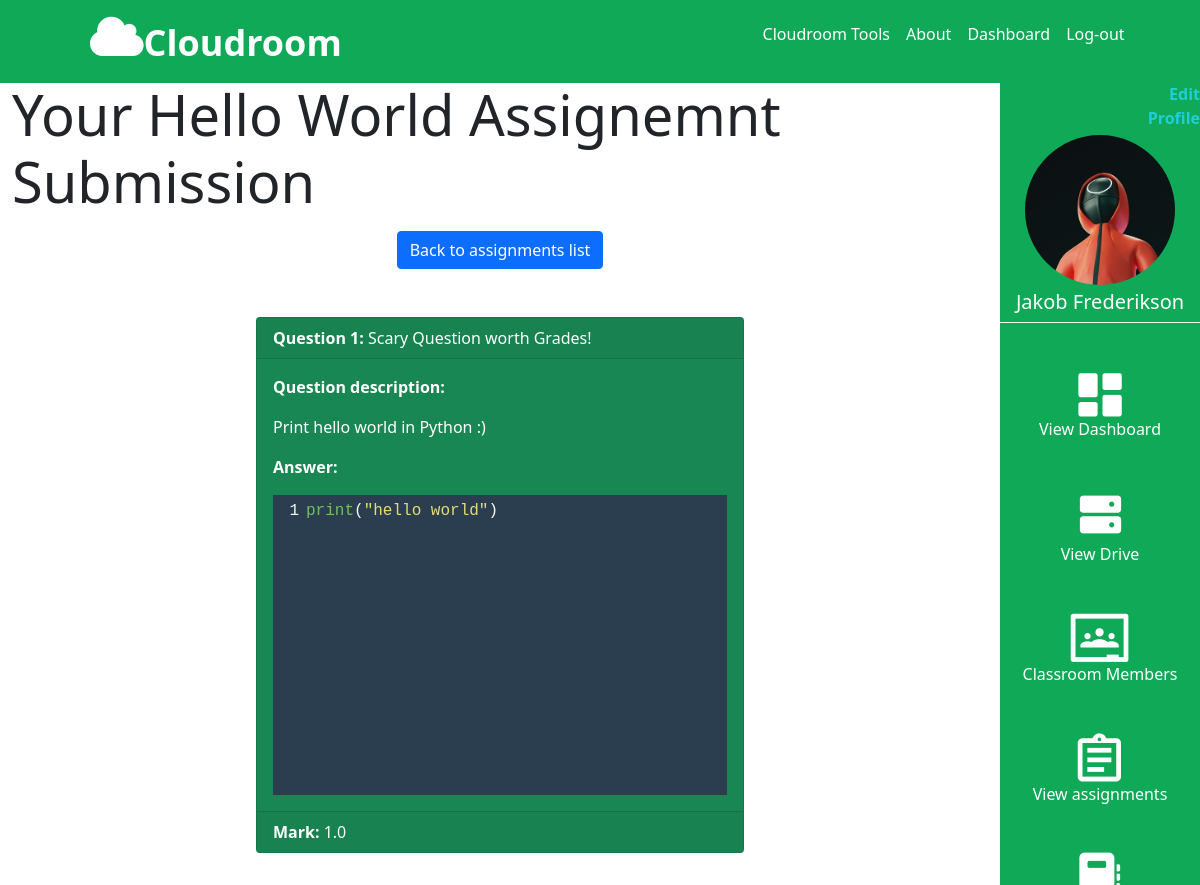
The page /classroom/1/1/assignments/1/student_submission/1 (signed in) on the database its author committed.
### CloudMain/models.py (models this page shows, shortened)
class Account(db.Model, UserMixin):
    id = db.Column(db.Integer(), primary_key=True)
    first_name = db.Column(db.String(length=30), nullable=False)
    last_name = db.Column(db.String(length=30), nullable=False)
    gender = db.Column(db.String(length=20), nullable=False)
    school = db.Column(db.String(length=50), nullable=False)
    nickname = db.Column(db.String(length=30), nullable=False)
    email = db.Column(db.String(length=20), nullable=False, unique=True)
    password_hash = db.Column(db.String(length=12), nullable=False)
    profile_pic = db.Column(db.String(length=20), nullable=False)
    account_type = db.Column(db.String(length=20), nullable=False)
    items = db.relationship('Upload_File', backref='owned_user', lazy=True)#Lazy gets all items from Upload_file
    poster = db.relationship('Post', backref='poster', lazy=True)  # Lazy gets all items from Upload_file
    papers = db.relationship('Paper', backref='tutor', lazy=True)
    comment = db.relationship('Comments', backref='commenter', lazy=True)
    assignment_submissions = db.relationship('StudentAssignmentSubmission', backref='student', lazy=True)
    question_submissions = db.relationship('StudentQuestionSubmission', backref='student', lazy=True)
    @property
    def password(self):
        return self.password

class Assignment(db.Model):
    __tablename__ = 'assignment'
    id = db.Column(db.Integer(), primary_key=True)
    name = db.Column(db.String(length=30), nullable=False)
    description = db.Column(db.String(), nullable = True)
    creationDate = db.Column(db.Date())
    dueDate = db.Column(db.Date())
    picture = db.Column(db.String(length=20), nullable=False)
    isPublished = db.Column(db.Boolean())
    teacher_id = db.Column(db.Integer())
    paper_id = db.Column(db.Integer(), db.ForeignKey('paper.id'), nullable = False)
    class_id = db.Column(db.Integer(), db.ForeignKey('classroom.id'), nullable = False)
    questions = db.relationship('Question', backref='owned_assignment', lazy=True)
    student_assignment_submissions = db.relationship('StudentAssignmentSubmission', backref='assignment', lazy=True)

class Question(db.Model):
    __tablename__ = 'question'
    id = db.Column(db.Integer(), primary_key=True)
    owner = db.Column(db.Integer(), db.ForeignKey('assignment.id'), nullable = False)
    type = db.Column(db.String(), nullable = False)
    title = db.Column(db.String(), nullable = False)
    description = db.Column(db.String(), nullable = True)
    placeholder_text = db.Column(db.String(), nullable = True)
    student_question_submission = db.relationship('StudentQuestionSubmission', backref='owned_question', lazy = True)

class StudentQuestionSubmission(db.Model):
    __tablename__ = 'student_question_submission'
    id = db.Column(db.Integer(), primary_key = True)
    assignment_id = db.Column(db.Integer(), db.ForeignKey('assignment.id'), nullable = False)
    question_id = db.Column(db.Integer(), db.ForeignKey('question.id'), nullable = False)
    student_id = db.Column(db.Integer(), db.ForeignKey('account.id'), nullable = False)
    question_content = db.Column(db.String(), nullable = True) # Incase student wants to submit empty question
    grade = db.Column(db.Float(), nullable = True) # the grade can be set later on when the teacher comes to mark it

### CloudMain/route.py (the view)
@app.route('/classroom/<class_id>/<paper_id>/assignments/<assignment_id>/student_submission/<submission_id>', methods=['POST', 'GET'])
@login_required
def view_submission_student(class_id, paper_id, assignment_id, submission_id):
    classroom = Classroom.query.filter_by(id=int(class_id)).first()
    paper = Paper.query.filter_by(id=int(paper_id)).first()
    assignment = Assignment.query.filter_by(id=int(assignment_id)).first()
    submission = StudentAssignmentSubmission.query.filter_by(id = int(submission_id)).first()
    questions = Question.query.filter_by(owner = int(assignment_id)).all()
    answers = StudentQuestionSubmission.query.filter_by(assignment_id = int(assignment_id),
                                                        student_id = int(submission.student_id)).all()
    return render_template('view_submission_student.html', classroom = classroom,
                                                paper = paper,
                                                assignment = assignment,
                                                submission = submission,
                                                answers = answers,
                                                questions = questions,)

### CloudMain/models.py (called while the page is built)
@login_manager.user_loader
def load_user(user_id):
    return Account.query.get(int(user_id))

### CloudMain/templates/view_submission_student.html (shortened to what this page needs)
{% extends 'base.html' %}
{% block style %}
<link rel="stylesheet" href="{{ url_for('static', filename='css/assignment_submission.css') }}">
<link rel="stylesheet" href="{{ url_for('static', filename='JS/AssignmentsJS/codemirror-5.65.3/lib/codemirror.css') }}">
<link rel="stylesheet" href="{{ url_for('static', filename='JS/AssignmentsJS/codemirror-5.65.3/theme/lucario.css') }}">
<link rel="stylesheet" href="{{ url_for('static', filename='CSS/view_submission.css') }}">
{% endblock %}
{% block content %}
{% include 'base_sidenav.html' %}
<body>
    <div class="container-fluid">
        <div class="row min-vh-100">
            {% if request.MOBILE %}
            <div class="col-sm-12 d-flex flex-column align-items-center mb-3">
            {% else %}
            <div class="col-sm-10 d-flex flex-column align-items-center mb-3">
            {% endif %}
                <div class="display-4 d-flex flex-column align-items-center justify-content-center mb-5">
                    <span class="mb-3">Your <strong>{{ assignment.name }}</strong> Submission</span>
                    <a href="{{ url_for('classroom_assignments_list', class_id = classroom.id, paper_id = paper.id) }}" class="btn btn-primary">Back to assignments list</a>
                </div>
                    {% for q in questions %}
                    {% if answers[loop.index - 1].grade == None %}
                    {% if request.MOBILE %}
                    <div class="card w-100 mb-3">
                    {% else %}
                    <div class="card w-50 mb-3">
                    {% endif %}
                    {% elif answers[loop.index - 1].grade > 0.5 %}
                    {% if request.MOBILE %}
                    <div class="card w-100 mb-3 bg-success text-white">
                    {% else %}
                    <div class="card w-50 mb-3 bg-success text-white">
                    {% endif %}
                    {% else %}
                    {% if request.MOBILE %}
                    <div class="card w-100 mb-3 bg-danger">
                    {% else %}
                    <div class="card w-50 mb-3 bg-danger">
                    {% endif %}
                    {% endif %}
                        <div class="card-header">
                            <strong>Question {{ loop.index }}: </strong>{{ q.title }}
                        </div>
                        <div class="card-body">
                            <p class="card-text"><strong>Question description:</strong></p>
                            <p class="card-text">{{ q.description|safe }}</p>
                            <p class="card-text"><strong>Answer:</strong></p>
                            {% if q.type == "code" %}
                            <div class="code-box">
                            </div>
                            {% elif q.type == "text" %}
                            <div class="text-box bg-light p-3 rounded-3">
                                {{ answers[loop.index - 1].question_content|safe }}
                            </div>
                            {% endif %}
                        </div>
                        {% if answers[loop.index - 1].grade != None %}
                        <div class="card-footer">
                            <span><strong>Mark: </strong>{{ answers[loop.index - 1].grade }}</span>
                        </div>
                        {% endif %}
                    </div>
                    {% endfor %}
            </div>
        </div>
    </div>
</body>
{% endblock %}

### CloudMain/templates/base_sidenav.html (shortened to what this page needs)
<link rel="stylesheet" href="{{ url_for('static',filename='css/side_nav.css') }}">
<div class="col-sm-2 min-vh-100 float-end end-0 side-nav cloudroom-green position-fixed">
   <div class="user-section">
      <a href="{{url_for('user_profile', user = current_user.first_name)}}" class="text-reset text-decoration-none">
         <p class="fw-bold text-sm-end" style="color:#20CED9; margin-left: 120px; margin-bottom:0;">Edit Profile</p>
      </a>
      <div class="thumbnail">
         <img src="{{url_for('static',filename = current_user.profile_pic)}}" alt="Squid game avatar from Unsplash">
      </div>
      <h5 id="username">{{ current_user.first_name }} {{ current_user.last_name }}</h5>
   </div>
   <div class="nav-icons">
      <div class="nav-button">
         <a href="{{ url_for('dashboard_page', user = current_user.first_name) }}"
            class="text-reset text-decoration-none nav-button">
            <img src="{{url_for('static',filename = 'images/dashboard_icon.png')}}" alt="Your dashboard icon">
            <p>View Dashboard</p>
         </a>
      </div>
      <div class="nav-button">
         <a href="{{url_for('user_drive', user = current_user.first_name ,id='000')}}"
            class="text-reset text-decoration-none nav-button">
            <img src="{{url_for('static',filename = 'images/ph_hard-drives-fill.png')}}" alt="Your storage drive icon">
            <p>View Drive</p>
         </a>
      </div>
      {% if "drive" not in request.path %}
      {% if "dashboard" not in request.path %}
      {% if "grades" not in request.path %}
      {% if "create_assignment" not in request.path %}
      <div class="nav-button">
         <button type="button" data-bs-toggle="modal" data-bs-target="#showMembersModal"
            style="border: none; background-color: transparent; color: white;">
            <img src="{{url_for('static',filename = 'images/members_icon.png')}}" alt="All classroom members">
            <p class="text-reset text-decoration-none nav-button">Classroom Members</p>
         </button>
      </div>
      <div class="nav-button">
         <a href="{{ url_for('classroom_assignments_list', class_id = classroom.id, paper_id = paper.id) }}"
            class="text-reset text-decoration-none nav-button">
            <img src="{{url_for('static',filename = 'images/assignments_icon.png')}}" alt="Your storage drive icon">
            <p>View assignments</p>
         </a>
      </div>
      {% endif %}
      {% endif %}
      {% endif %}
      {% endif %}
      {% if current_user.account_type == "Student" %}
      <div class="nav-button">
         <a href="{{ url_for('student_grades', user_id = current_user.id) }}"
            class="text-reset text-decoration-none nav-button">
            <img src="{{url_for('static',filename = 'images/grades_icon.png')}}" alt="Your grades icon">
         </a>
      </div>
      {% endif %}
   </div>
</div>

### CloudMain/static/CSS/side_nav.css (style rules this page uses)
.side-nav { padding: 0%; }
.cloudroom-green { background-color: #0FA958; }
.user-section { border-top: 1px white; border-bottom: 1px white; border-style: solid none; display: flex; flex-direction: column; justify-content: center; align-items: center; color: white; }
.thumbnail { position: relative; width: 150px; height: 150px; border-radius: 50%; overflow: hidden; margin: 5px 0px; }
.thumbnail img { position: absolute; left: 50%; top: 50%; height: 100%; width: auto; -webkit-transform: translate(-50%, -50%); -ms-transform: translate(-50%, -50%); transform: translate(-50%, -50%); }
.nav-icons { margin: 50px 0; display: flex; flex-direction: column; justify-content: center; align-items: center; gap: 30px; }
.nav-button { display: flex; flex-direction: column; justify-content: center; align-items: center; color: white; }
body:not(.modal-open) { padding-right: 0px !important; }

### rows shown on the page
Account: profile_pic (picture), first_name "Jakob", last_name "Frederikson"
Assignment: name "Hello World Assignemnt"
Question: title "Scary Question worth Grades!", description "Print hello world in Python :)"
StudentQuestionSubmission: grade "1.0"
